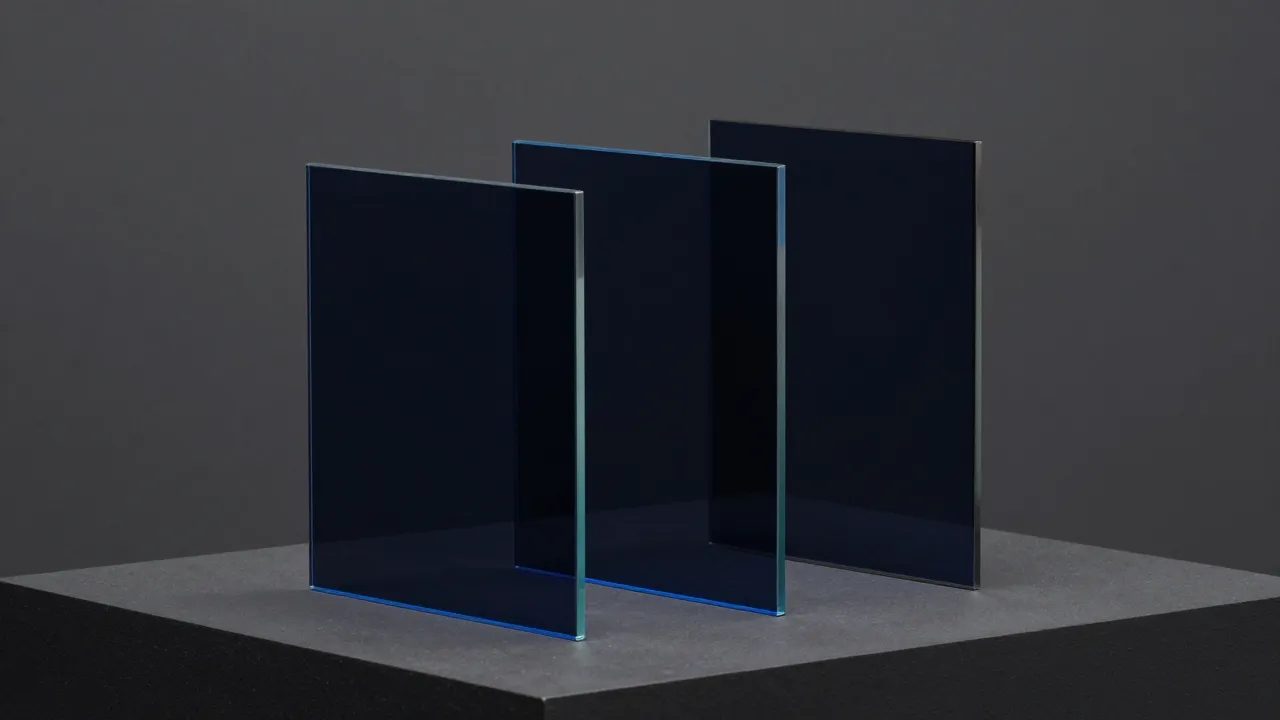
#> input picture contributions/marketing-hsentinel/production/media/p1.webp, 1280 x 720 px
$ python monter.py
#> lines starting #> are read from the running program, lines starting #| are printed output that depends on the picture
#!/usr/bin/env python3
"""Montage reproductible : HF + motion design, sans accès à un service privé.

python3 monter.py --apercus
python3 monter.py
Pillow, NumPy, SciPy et FFmpeg sont nécessaires. Aucun téléchargement implicite.
"""
from __future__ import annotations

import argparse
import json
import math
import subprocess
from functools import lru_cache
from pathlib import Path

import numpy as np
from PIL import Image, ImageDraw, ImageFont, ImageFilter
from scipy.io import wavfile
from scipy.signal import resample_poly

ROOT = Path(__file__).resolve().parent
MEDIA, EXPORT, PREVIEW = (ROOT / p for p in ("media", "exports", "apercus"))
REPO = ROOT.parents[2]
W, H, FPS, LENGTH = 1920, 1080, 24, 30
S = W / 1280
BG = (11, 14, 20)
WHITE = (235, 240, 249)
MUTED = (157, 173, 195)
BLUE = (91, 155, 255)
LINE = (45, 62, 85)
NAVY = (17, 23, 34)
REGULAR = "/System/Library/Fonts/Supplemental/Arial.ttf"
BOLD = "/System/Library/Fonts/Supplemental/Arial Bold.ttf"

CAPTIONS = [
    [(0.28, 1.48, "Nouvelle release."), (1.48, 4.45, "Les parcours et les accès restent à revérifier.")],
    [(0.28, 4.60, "HSentinel réunit QA et pentest dans votre console.")],
    [(0.28, 2.20, "QA : décrivez le parcours."), (2.20, 4.55, "L’agent l’exécute à l’écran.")],
    [(0.28, 2.32, "Pentest : testez les accès entre comptes,"), (2.32, 4.62, "sur un périmètre défini.")],
    [(0.28, 4.00, "Vous récupérez les étapes, les captures et les résultats.")],
    [(0.28, 1.28, "HSentinel."), (1.28, 3.45, "Premier parcours QA offert."), (3.45, 4.90, "Voyez les preuves.")],
]


def run(args, **kwargs):
    return subprocess.run(args, check=True, **kwargs)


def clamp(x):
    return min(1.0, max(0.0, x))


def ease(x):
    return 1 - (1 - clamp(x)) ** 3


def pt(x, y):
    return round(x * S), round(y * S)


def box(v):
    return tuple(round(x * S) for x in v)


@lru_cache(maxsize=80)
def font(size, bold=False):
    return ImageFont.truetype(BOLD if bold else REGULAR, round(size * S))


def text(draw, xy, value, size=24, color=WHITE, bold=False, anchor=None):
    draw.text(pt(*xy), value, font=font(size, bold), fill=color, anchor=anchor, stroke_width=0)


def rr(draw, xy, fill=NAVY, radius=16, outline=None, width=1):
    draw.rounded_rectangle(box(xy), radius=round(radius * S), fill=fill,
                           outline=outline, width=max(1, round(width * S)))


def line(draw, points, fill=BLUE, width=2):
    draw.line([pt(*p) for p in points], fill=fill, width=round(width * S), joint="curve")


def circle(draw, x, y, r, fill, outline=None, width=1):
    draw.ellipse(box((x-r, y-r, x+r, y+r)), fill=fill, outline=outline, width=round(width*S))


# [26 lines left out: function icon, not called in this run]


@lru_cache(maxsize=1)
def base():
    yy, xx = np.mgrid[0:H, 0:W].astype(np.float32)
    xx, yy = xx / W, yy / H
    glow = np.exp(-((xx-.77)**2 / .14 + (yy-.47)**2 / .21))
    lower = np.exp(-((xx-.36)**2 / .15 + (yy-1.14)**2 / .06))
    arr = np.zeros((H,W,3), dtype=np.float32) + np.array(BG)
    arr += glow[:,:,None] * np.array([5,15,31])
    arr += lower[:,:,None] * np.array([0,7,20])
    rng = np.random.default_rng(42)
    arr += rng.uniform(-.65,.65,(H,W,1))
    return Image.fromarray(np.uint8(np.clip(arr,0,255))).convert("RGBA")


@lru_cache(maxsize=4)
def plate(name):
    return Image.open(MEDIA / name).convert("RGBA")


def insert_plate(im, source, xy, opacity=.8, zoom=1.0):
    x,y,w,h = xy
    size = (round(w*S*zoom), round(h*S*zoom))
    source = source.resize(size, Image.Resampling.LANCZOS)
    source.putalpha(round(255 * opacity))
    im.alpha_composite(source, (round((x-w*(zoom-1)/2)*S), round((y-h*(zoom-1)/2)*S)))


@lru_cache(maxsize=1)
def edge_mask():
    # Cache un dégradé qui fond les plates 3D dans la scène graphique.
    y,x = np.mgrid[0:H,0:W].astype(np.float32)
    x,y=x/S,y/S
    left = 1 - np.clip((x-450)/180,0,1)
    vertical = np.maximum(1-np.clip((y-120)/150,0,1),np.clip((y-530)/90,0,1))
    edge = np.maximum(left, vertical)
    a = np.uint8(np.clip(edge*.92+.12,0,1)*255)
    overlay = base().copy()
    overlay.putalpha(Image.fromarray(a))
    return overlay


def apply_plate(im,name,t,opacity=.72):
    # Mise en scène locale des images HF; aucun texte des images n'est utilisé.
    insert_plate(im,plate(name),(450,155,820,461),opacity,1.015+.026*t/5)
    im.alpha_composite(edge_mask())


@lru_cache(maxsize=1)
def logo():
    return Image.open(REPO / "sentinelqa/web-console/public/logo-mark.png").convert("RGBA")


def paste_logo(im,x,y,size):
    m = logo().resize((round(size*S),round(size*S)),Image.Resampling.LANCZOS)
    im.alpha_composite(m,pt(x,y))


def header(im, scene, t):
    d=ImageDraw.Draw(im)
    paste_logo(im,64,40,37)
    text(d,(115,43),"HSentinel",25,bold=True)
    text(d,(1214,47),"QA  +  PENTEST",14,MUTED,bold=True,anchor="ra")
    line(d,[(64,101),(1216,101)],(39,52,72),1)
    if 1<=scene<=4:
        text(d,(1214,122),"ILLUSTRATION PRODUIT",12,MUTED,anchor="ra")
    # Les six repères suivent le temps du film, sans imiter un KPI du produit.
    for j in range(6):
        x=64+j*194
        line(d,[(x,704),(x+180,704)],(34,46,63),2)
        amount=1 if j<scene else (t/5 if j==scene else 0)
        if amount:
            line(d,[(x,704),(x+180*amount,704)],BLUE,2)


def eyebrow(draw, value, y=173):
    circle(draw,70,y+9,3,BLUE)
    text(draw,(85,y),value,14,BLUE,True)


def headline(draw, lines, t, top=217, size=58, spacing=67, accent=-1):
    off=(1-ease(t/.7))*20
    for i,value in enumerate(lines):
        text(draw,(64,top+i*spacing+off),value,size,BLUE if i==accent else WHITE,True)


def mini_label(draw,xy,value):
    text(draw,xy,value,15,MUTED)


def scene_intro(im,t):
    apply_plate(im,"p1.webp",t,.88)
    d=ImageDraw.Draw(im)
    eyebrow(d,"POUR LES ÉQUIPES SAAS")
    headline(d,["Nouvelle", "release."],t,size=76,spacing=83)
    text(d,(67,411),"Mêmes vérifications.",31,BLUE,True)
    text(d,(67,465),"Vos parcours. Vos accès.",23,MUTED)
    text(d,(67,498),"Votre temps d’ingénierie.",23,MUTED)
    # Circuit récurrent : un repère avance puis revient, aucune donnée chiffrée.
    y=566
    line(d,[(627,y),(1137,y)],(67,84,108),2)
    for i,label in enumerate(["Release","QA","Accès"]):
        x=643+i*238
        circle(d,x,y,5,BLUE)
        text(d,(x,y+21),label,16,MUTED,anchor="ma")
    x=643+476*(t%2.5)/2.5
    circle(d,x,y,8,BLUE)


# [149 lines left out: functions scene_console, scene_qa, video_frames, scene_access, scene_evidence, scene_end, not called in this run]


SCENES=[scene_intro,scene_console,scene_qa,scene_access,scene_evidence,scene_end]


def frame(scene,t,subtitles=True):
    im=base().copy()
    SCENES[scene](im,t)
    header(im,scene,t)
    if subtitles:
        for start,end,caption in CAPTIONS[scene]:
            if start<=t<end:
                d=ImageDraw.Draw(im)
                tw=d.textlength(caption,font=font(23)) / S
                rr(d,(640-tw/2-20,644,640+tw/2+20,686),(7,11,18),8)
                text(d,(640,656),caption,23,WHITE,anchor="ma")
                break
    # Raccord bref à la fermeture d'un plan, pour garder la lecture stable.
    if scene<5 and t>4.84:
        veil=Image.new("RGBA",(W,H),(*BG,round(255*.35*(t-4.84)/.16)))
        im=Image.alpha_composite(im,veil)
    return im.convert("RGB")


def previews():
    PREVIEW.mkdir(exist_ok=True)
    thumbs=[]
    for i in range(6):
        f=frame(i,2.85)
        f.save(PREVIEW/f"plan-{i+1}.jpg",quality=94)
        thumbs.append(f.resize((640,360),Image.Resampling.LANCZOS))
    sheet=Image.new("RGB",(1280,1080),BG)
    for i,f in enumerate(thumbs):sheet.paste(f,((i%2)*640,(i//2)*360))
    sheet.save(PREVIEW/"storyboard.jpg",quality=94)
    frame(5,3.2,False).save(EXPORT/"HSentinel-affiche.jpg",quality=95)


# [129 lines left out: functions synth_music, audio_mix, captions, render, not called in this run]


def main():
    parser=argparse.ArgumentParser()
    parser.add_argument("--apercus",action="store_true")
    args=parser.parse_args()
    for p in [MEDIA,EXPORT,PREVIEW]:p.mkdir(exist_ok=True)
    previews()
#> the loop in previews, `for i in range(6):` made 1 pass
#> pass 1, in frame, `im=base().copy()`:
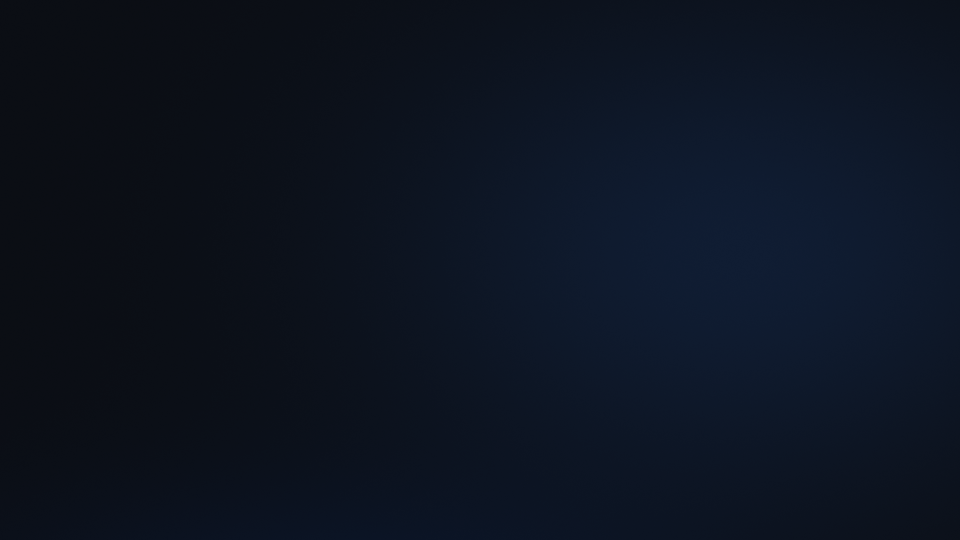
#> im: PIL image 1920x1080 RGBA (shown at 1/2 size); mean R, G, B, A 12.4, 19.6, 32.4, 255
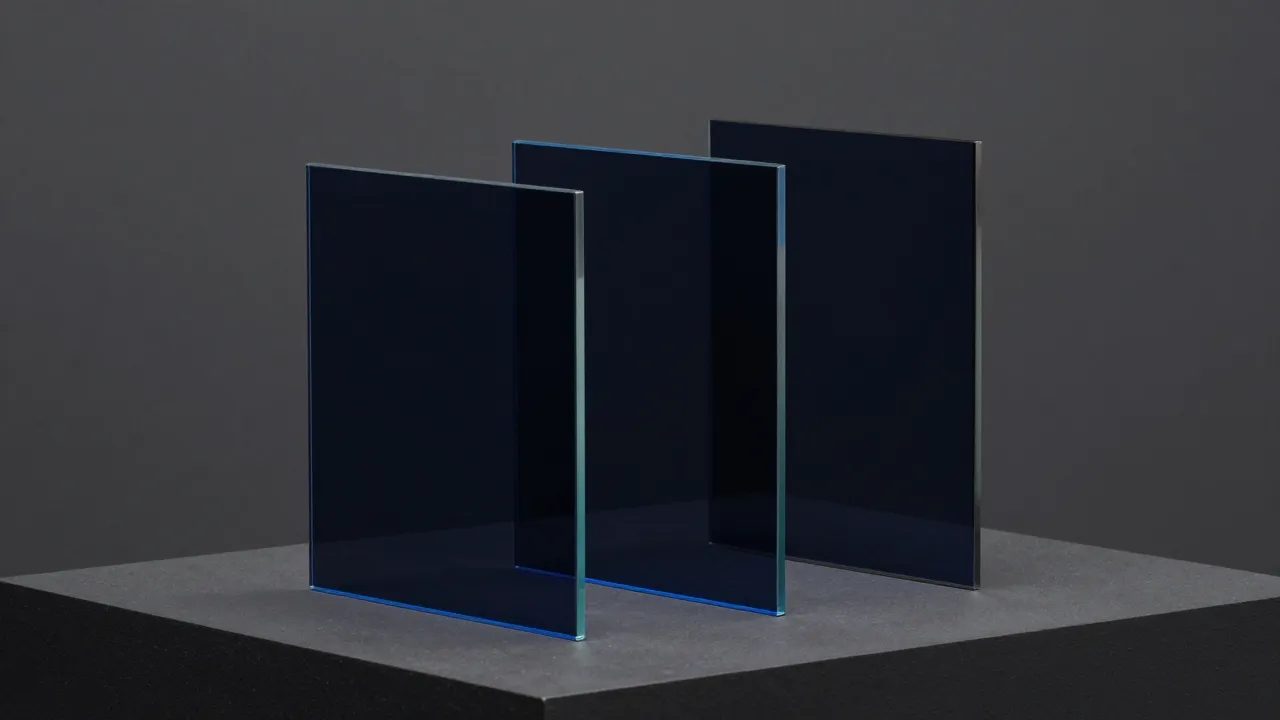
#> input picture contributions/marketing-hsentinel/production/media/p1.webp, 1280 x 720 px
    captions()
    if not args.apercus:
        audio_mix()
        render()


#> (the run stopped early here; a loop or call above may not have finished)
